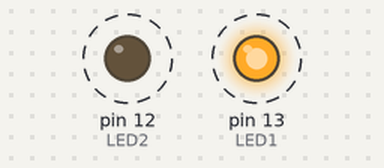
Recording of a sketch running on a simulated Arduino Uno, built with avr-gcc and run on an emulated ATmega328P. On the bench: output pins drawn as LEDs (lit = HIGH). Dashed ring = blinking.

Above: at 0.5 s.
Timing chart, 0 to 4.6 s (numbered marks = the images above):
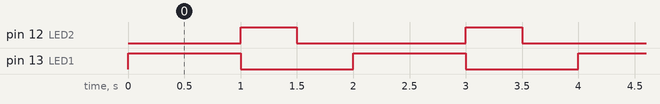

Measured:
- by itself, pin 12 (LED2): alternates HIGH for 0.50 s and LOW for 1.5 s
- by itself, pin 13 (LED1): alternates HIGH for 1.0 s and LOW for 1.0 s
- by itself, everything shown: repeats every 2.0 s, in 3 steps

The sketch:

blink.ino
```cpp
// Blink

#define LED1 13
#define LED2 12

void setup()
{
  pinMode(LED1, OUTPUT);
  pinMode(LED2, OUTPUT);
}

void loop()
{
  digitalWrite(LED1, HIGH);
  delay(1000);
  digitalWrite(LED2, HIGH);
  digitalWrite(LED1, LOW);
  delay(500);
  digitalWrite(LED2, LOW);
  delay(500);
}
```
